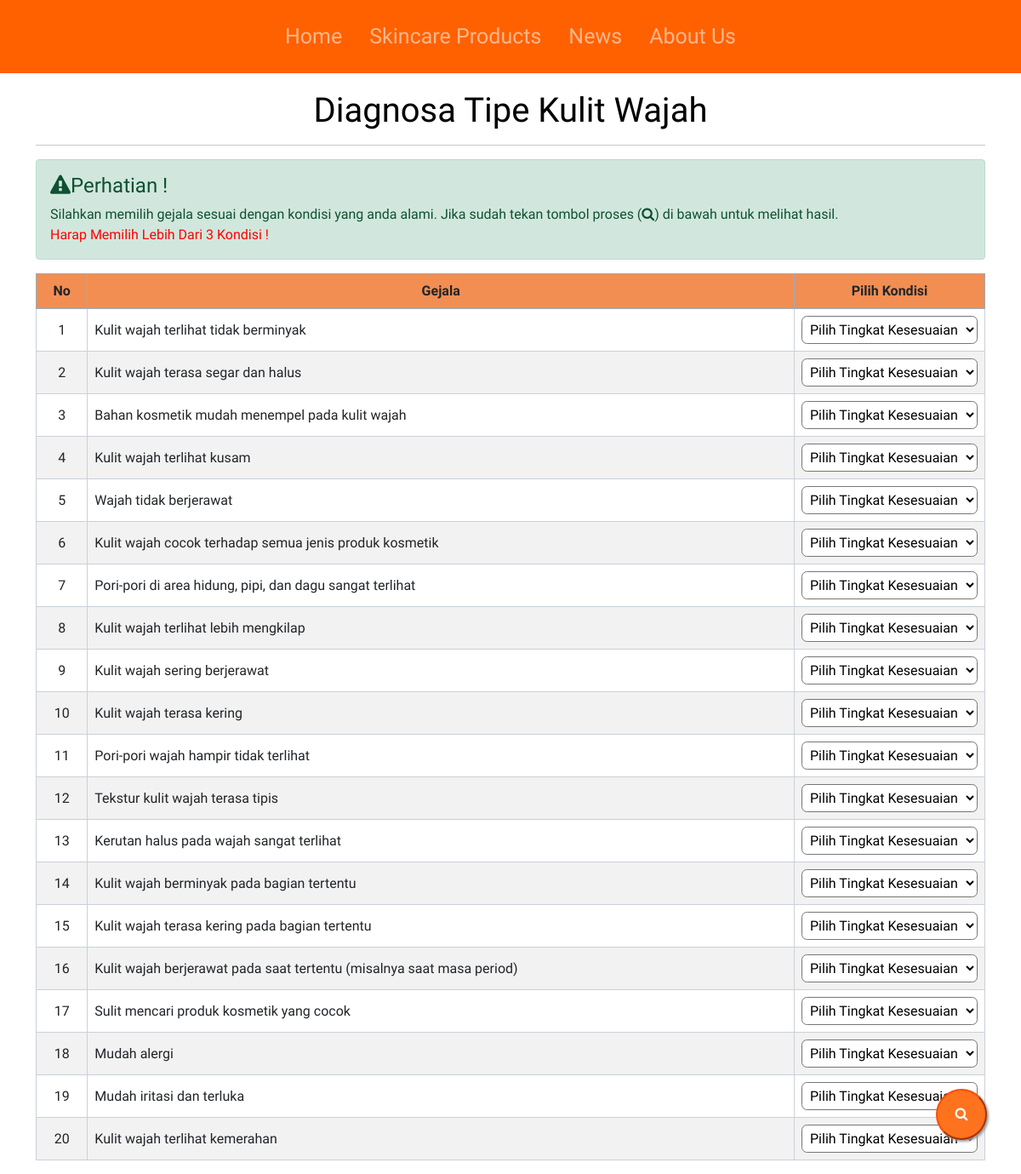
/check.php, run on the app's committed database.
### tables this page shows
CREATE TABLE `gejala` (
  `kode_gejala` int(11) NOT NULL,
  `nama_gejala` varchar(200) NOT NULL
);

### check.php (the view, shortened to what this page needs)
<!DOCTYPE html>
<html lang="en">
<?php include 'head.php';?>
<?php include 'navbar.php';?>
<?php include 'dbconnect.php';?>
<link rel="stylesheet" href="https://cdnjs.cloudflare.com/ajax/libs/font-awesome/4.7.0/css/font-awesome.min.css">
<div class="container">
    <?php
        switch (isset($_GET['act'])) {
            default:
                if (isset($_POST['submit'])) {
                    $arcolor = array('#000','#FF0000', ' #FF6100', '#FFBA52', '#FFD21C', '#A4F804', '#21A258', ' #FDCD01');
                    date_default_timezone_set("Asia/Jakarta");
                    $inptanggal = date('Y-m-d H:i:s');
                    $arbobot = array('0', '0', '0.2', '0.4', '0.6', '0.8', '1');
                    $argejala = array();
                    for ($i = 0; $i < count($_POST['kondisi']); $i++) {
                        $arkondisi = explode("_", $_POST['kondisi'][$i]);
                        if (strlen($_POST['kondisi'][$i]) > 1) {
                            $argejala += array($arkondisi[0] => $arkondisi[1]);
                        }
                    }
                    $sqlkondisi = mysqli_query($conn, "SELECT * FROM kondisi order by id+0");
                    while ($rkondisi = mysqli_fetch_array($sqlkondisi)) {
                        $arkondisitext[$rkondisi['id']] = $rkondisi['kondisi'];
                    }
                    $sqlpkt = mysqli_query($conn, "SELECT * FROM tipewajah order by kode_tipewajah+0");
                    while ($rpkt = mysqli_fetch_array($sqlpkt)) {
                        $arpkt[$rpkt['kode_tipewajah']] = $rpkt['nama_tipewajah'];
                        $ardpkt[$rpkt['kode_tipewajah']] = $rpkt['det_tipewajah'];
                        $arspkt[$rpkt['kode_tipewajah']] = $rpkt['srn_tipewajah'];
                        $argpkt[$rpkt['kode_tipewajah']] = $rpkt['gambar'];
                    }
                    $sqltipewajah = mysqli_query($conn, "SELECT * FROM tipewajah order by kode_tipewajah");
                    $artipewajah = array();
                    while ($rtipewajah = mysqli_fetch_array($sqltipewajah)) {
                        $cftotal_temp = 0;
                        $cf = 0;
                        $sqlgejala = mysqli_query($conn, "SELECT * FROM basis_pengetahuan where kode_tipewajah=$rtipewajah[kode_tipewajah]");
                        $cflama = 0;
                        while ($rgejala = mysqli_fetch_array($sqlgejala)) {
                            $arkondisi = explode("_", $_POST['kondisi'][0]);
                            $gejala = $arkondisi[0];
                            for ($i = 0; $i < count($_POST['kondisi']); $i++) {
                                $arkondisi = explode("_", $_POST['kondisi'][$i]);
                                $gejala = $arkondisi[0];
                                if ($rgejala['kode_gejala'] == $gejala) {
                                    $cf = ($rgejala['mb']-$rgejala['md']) * $arbobot[$arkondisi[1]];
                                    if (($cf >= 0) && ($cf * $cflama >= 0)) {
                                        $cflama = $cflama + ($cf * (1-$cflama));
                                    }
                                    if ($cf * $cflama < 0) {
                                        $cflama = ($cflama + $cf) / (1-Math . Min(Math . abs($cflama), Math . abs($cf)));
                                    }
                                    if (($cf < 0) && ($cf * $cflama >= 0)) {
                                        $cflama = $cflama + ($cf * (1 + $cflama));
                                    }
                                }
                            }
                        }
                        if ($cflama > 0) {
                            $artipewajah+= array($rtipewajah["kode_tipewajah"] => number_format($cflama, 4));
                        }
                    }
                    arsort($artipewajah);
                    $inpgejala = serialize($argejala);
                    $inptipewajah = serialize($artipewajah);
                    $np1 = 0;
                    foreach ($artipewajah as $key1 => $value1) {
                        $np1++;
                        $idpkt1[$np1] = $key1;
                        $vlpkt1[$np1] = $value1;
                    }
                    mysqli_query($conn, "INSERT INTO hasil(
                        tanggal,
                        gejala,
                        tipewajah,
                        hasil_id,
                        hasil_nilai
                        )
                    VALUES(
                        '$inptanggal',
                        '$inpgejala',
                        '$inptipewajah',
                        '$idpkt1[1]',
                        '$vlpkt1[1]'
                        )");
                    echo "<div class='content'>
                    <h2 class='text text-primary' style='margin-top:20px'>Hasil Diagnosis</h2>
                            <hr><table class='table table-bordered table-striped check.php' style='text-align:center; background-color:#FFDACB'>
                        <th width=8% style='color:#FF4D00'>No</th>
                        <th style='color:#FF4D00'>Gejala yang dialami (keluhan)</th>
                        <th width=20% style='color:#FF4D00'>Pilihan</th>
                        </tr>";
                    $ig = 0;
                    foreach ($argejala as $key => $value) {
                        $kondisi = $value;
                        $ig++;
                        $gejala = $key;
                        $sql4 = mysqli_query($conn, "SELECT * FROM gejala where kode_gejala = '$key'");
                        $r4 = mysqli_fetch_array($sql4);
                        echo '<tr><td>' . $ig . '</td>';
                        echo '<td><span class="hasil text text-primary">' . $r4["nama_gejala"] . "</span></td>";
                        echo '<td style="display:flex; flex-direction:column"><span class="kondisipilih" style="background-color:' . $arcolor[$kondisi] . '">' . $arkondisitext[$kondisi] . "</span></td></tr>";
                    }
                    $np = 0;
                    foreach ($artipewajah as $key => $value) {
                        $np++;
                        $idpkt[$np] = $key;
                        $nmpkt[$np] = $arpkt[$key];
                        $vlpkt[$np] = $value;
                    }
                    if ($argpkt[$idpkt[1]]) {
                        $gambar = 'asset/img/' . $argpkt[$idpkt[1]];
                    } else {
                        $gambar = 'asset/img/noimage.png';
                    }
                    echo "</table><div class='well well-small'><h1 style='text-align:center'>Hasil Diagnosa</h1>";
                    echo "<div class='callout callout-default'style='text-align:center'>Tipe Kulit Wajah yang dimiliki adalah <b><h3 style='text-align:center'class='text text-success'>" . $nmpkt[1] . "</b> / " . round($vlpkt[1], 4)*100 . "%<br></h3>";
                    echo"<img class='card-img-top img-bordered-sm' style='float:center; margin-left:15px; width:450px; margin-top:10px; margin-bottom:40px' src='" . $gambar . "'>";
                    echo "</div></div><div class='box box-info box-solid'><div class='box-header with-border'><h3 class='box-title'>Detail</h3></div><div class='box-body' style='text-align: justify; text-justify: inter-word;'><h4>";
                    echo $ardpkt[$idpkt[1]];
                    echo "</h4></div></div>
                    <div class='box box-warning box-solid' style='margin-top:50px'><div class='box-header with-border'><h3 class='box-title'>Saran</h3></div><div class='box-body' style='text-align: justify; text-justify: inter-word;'><h4>";
                    echo $arspkt[$idpkt[1]];
                    echo "</h4></div></div>
                    <div class='box box-danger box-solid' style='margin-top:50px'><div class='box-header with-border'><h3 class='box-title'>Kemungkinan lain:</h3></div><div class='box-body'><h4>";
                    for ($ipl = 2; $ipl < count($idpkt); $ipl++) {
                        echo " <h4><i class='fa fa-caret-square-o-right'></i> " . $nmpkt[$ipl] . "</b> / " . round($vlpkt[$ipl], 4)*100 . "%<br></h4>";
                    }
                    echo "</div></div>
                    </div>";
                    echo"<button class='float' id='print' onClick='window.print();' data-toggle='tooltip' data-placement='right' title='Klik tombol ini untuk mencetak hasil diagnosa'><i class='fa fa-print'></i> Cetak</button>";
                } else {
                    echo "
                        <h1 class='text text-primary' style='margin-top:20px'>Diagnosa Tipe Kulit Wajah</h1>  <hr>
                        <div class='alert alert-success alert-dismissible'>
                                    <h4><i class='icon fa fa-exclamation-triangle'></i>Perhatian !</h4>
                                    Silahkan memilih gejala sesuai dengan kondisi yang anda alami. Jika sudah tekan tombol proses (<i class='fa fa-search'></i>)  di bawah untuk melihat hasil.<br><span style='color:red'>Harap Memilih Lebih Dari 3 Kondisi !</span>
                                    </div>
                        <form name=text_form method=POST action='check.php' >
                                <table class='table table-bordered table-striped konsultasi'><tbody class='pilihkondisi'>
                                <tr><th>No</th><th>Gejala</th><th width='20%'>Pilih Kondisi</th></tr>";
                    $sql3 = mysqli_query($conn, "SELECT * FROM gejala order by kode_gejala");
                    $i = 0;
                    while ($r3 = mysqli_fetch_array($sql3)) {
                        $i++;
                        echo "<tr><td class=opsi>$i</td>";
                        echo "<td class=gejala>$r3[nama_gejala]</td>";
                        echo '<td class="opsi"><select name="kondisi[]" id="sl' . $i . '" class="opsikondisi"/><option data-id="0" value="0">Pilih Tingkat Kesesuaian</option>';
                            ?>
    <?php
                        echo '</select></td>';
                        ?>
                    <?php
                            echo "</tr>";
                                    }
                                    echo "
                                            <input class='float' type=submit data-toggle='tooltip' data-placement='top' title='Klik disini untuk melihat hasil diagnosa' name=submit value='&#xf002;' style='font-family:Arial, FontAwesome' >
                                            </tbody></table></form>";
                                }
                                break;
                        }
                ?>
        </div>
</html>

### check.php (style rules this page uses)
select { padding: 5px; border-radius: 0.4em; border: 1 px solid #ddd; background-color: #cccccc }
select option { margin: 40px; color: #000; border: 1px solid #ddd; }
select option[data-id = "0"] { background-color: #ffffff; }
tbody.pilihkondisi td.opsi { text-align: center; vertical-align: middle; }
.float { position: fixed; width: 60px; height: 60px; bottom: 40px; right: 40px; background-color: #FF4D00; color: #FFF; border-radius: 50px; text-align: center; box-shadow: 2px 2px 3px #FF4D00; border-color: #FF4D00 }
tbody.pilihkondisi td, tbody.pilihkondisi td.gejala, tbody.pilihkondisi th { vertical-align: middle; }
tbody.pilihkondisi th { text-align: center; vertical-align: middle; background: #ecf0f1; }
.text-primary { color: black !important; display: flex; justify-content: center; }
table.konsultasi th { background-color: #FF9656; color: #fff; }
table.konsultasi { border: 1px solid #95afc0; }
table.table-bordered.konsultasi th { border: 1px solid #95afc0; }
table.table-bordered.konsultasi td { border: 1px solid #c9d1d9; }
.float { position: fixed; width: 60px; height: 60px; bottom: 40px; right: 40px; background-color: #ff721e; color: #FFF; border-radius: 50px; text-align: center; box-shadow: 2px 2px 3px #999; }

### data on the page
gejala: nama_gejala "Kulit wajah terlihat tidak berminyak"
gejala: nama_gejala "Kulit wajah terasa segar dan halus"
gejala: nama_gejala "Bahan kosmetik mudah menempel pada kulit wajah"
gejala: nama_gejala "Kulit wajah terlihat kusam"
gejala: nama_gejala "Wajah tidak berjerawat"
gejala: nama_gejala "Kulit wajah cocok terhadap semua jenis produk kosmetik"
gejala: nama_gejala "Pori-pori di area hidung, pipi, dan dagu sangat terlihat"
gejala: nama_gejala "Kulit wajah terlihat lebih mengkilap"
gejala: nama_gejala "Kulit wajah sering berjerawat"
gejala: nama_gejala "Kulit wajah terasa kering"
gejala: nama_gejala "Pori-pori wajah hampir tidak terlihat"
gejala: nama_gejala "Tekstur kulit wajah terasa tipis"
gejala: nama_gejala "Kerutan halus pada wajah sangat terlihat"
gejala: nama_gejala "Kulit wajah berminyak pada bagian tertentu"
gejala: nama_gejala "Kulit wajah terasa kering pada bagian tertentu"
gejala: nama_gejala "Kulit wajah berjerawat pada saat tertentu (misalnya saat masa period)"
gejala: nama_gejala "Sulit mencari produk kosmetik yang cocok"
gejala: nama_gejala "Mudah alergi"
gejala: nama_gejala "Mudah iritasi dan terluka"
gejala: nama_gejala "Kulit wajah terlihat kemerahan"
